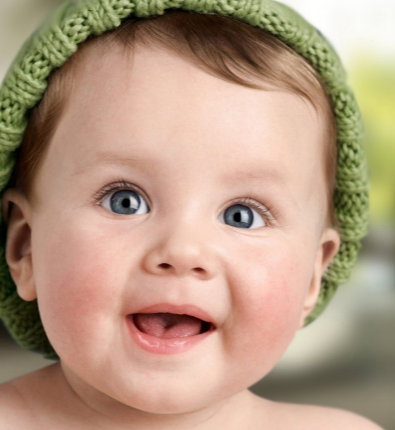
#> input picture python/assets/images/smile.png, 395 x 430 px
$ python adaptative_threshold.py
#> lines starting #> are read from the running program, lines starting #| are printed output that depends on the picture; after the words box and inside, x2 and y2 are one past the last pixel; in counts of white or black regions, pixels touching at a corner belong together
import cv2
import math as m
import numpy as np
from matplotlib import pyplot as plt

"""
    This function read an image
"""
def readi(path, typer = "color"):
#> called with path = '../../assets/images/smile.png', typer = 'gray'
    if typer == "color":
        return cv2.imread(path, 1)
    elif typer == "gray":
        return cv2.imread(path, 0)
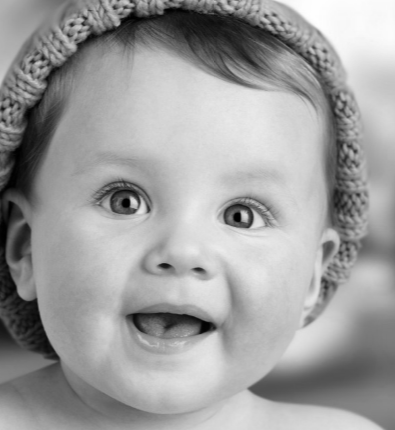
#> returned value: shape (430, 395); min 0, max 254, mean 158


def threshold(img):

    img = cv2.medianBlur(img,5)
    ret,th1 = cv2.threshold(img,127,255,cv2.THRESH_BINARY)
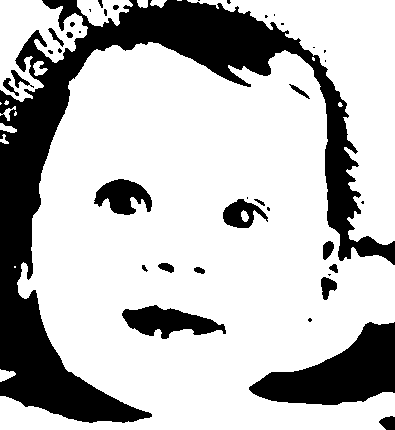
#> th1: shape (430, 395); 73.4% white; 39 black regions (19 under 20 px), largest, box (x1, y1, x2, y2) and area: (0, 0, 395, 423) 33233, (249, 322, 395, 405) 6516, (122, 305, 226, 339) 1948


    th2 = cv2.adaptiveThreshold(img,255,cv2.ADAPTIVE_THRESH_MEAN_C, cv2.THRESH_BINARY,11,2)
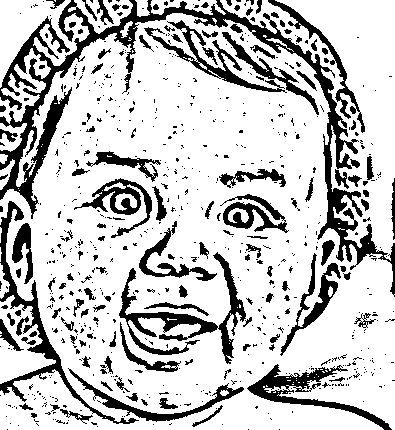
#> th2: shape (430, 395); 77.4% white; 689 black regions (557 under 20 px), largest, box (x1, y1, x2, y2) and area: (0, 0, 395, 297) 11335, (119, 252, 246, 364) 2778, (0, 201, 139, 424) 2543
    th3 = cv2.adaptiveThreshold(img,255,cv2.ADAPTIVE_THRESH_GAUSSIAN_C, cv2.THRESH_BINARY,11,2)
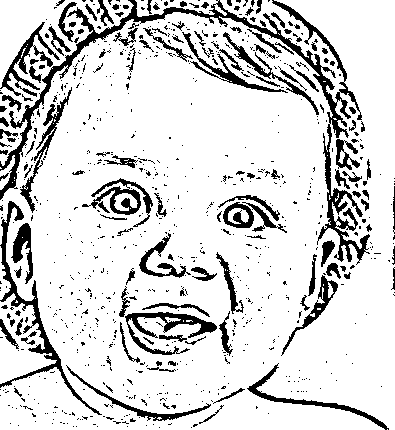
#> th3: shape (430, 395); 84.2% white; 830 black regions (697 under 20 px), largest, box (x1, y1, x2, y2) and area: (0, 0, 370, 265) 6119, (0, 201, 102, 415) 1812, (125, 312, 217, 355) 1149
    titles = ['Original Image', 'Global Thresholding (v = 127)',
                'Adaptive Mean Thresholding', 'Adaptive Gaussian Thresholding']
    images = [img, th1, th2, th3]
    for i in range(4):
        plt.subplot(2,2,i+1),plt.imshow(images[i],'gray')
        plt.title(titles[i])
        plt.xticks([]),plt.yticks([])
    plt.show()

if __name__  == "__main__":
    img = readi("../../assets/images/smile.png", "gray")
    threshold(img)
